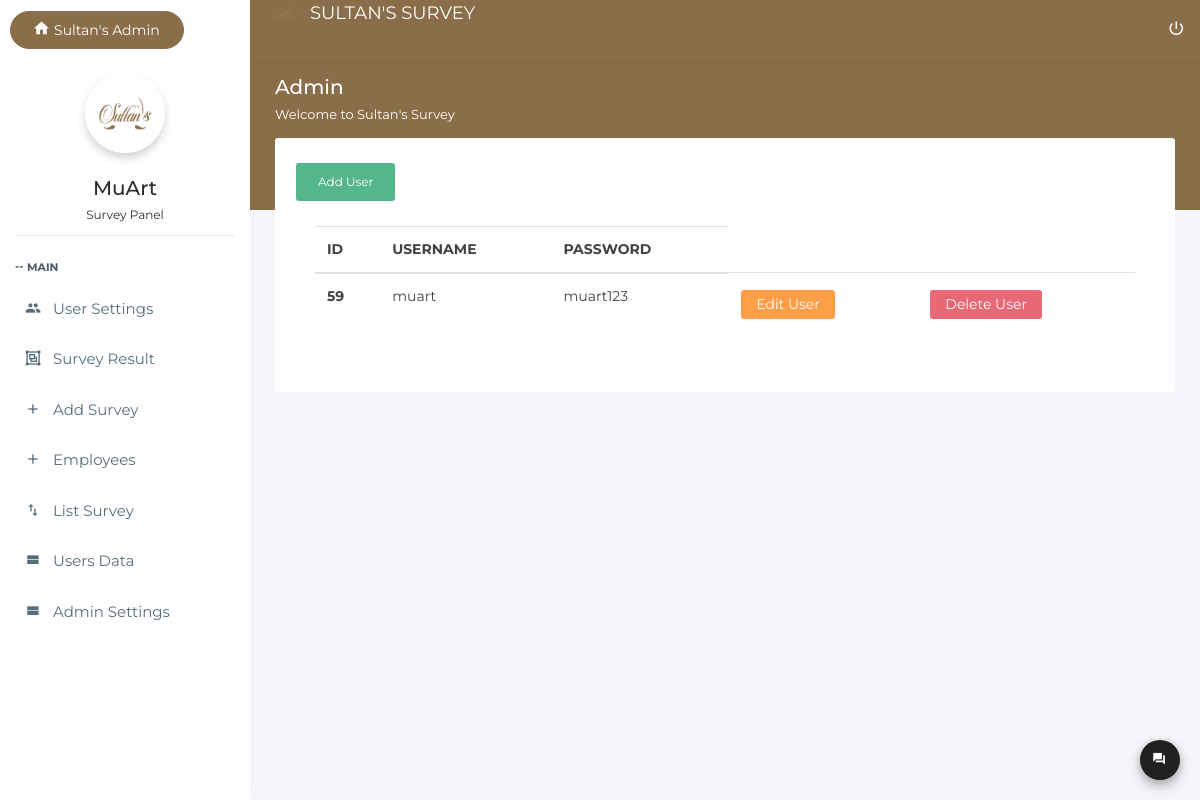
Page /admin/users.php (signed in) on the committed database.
### tables this page shows
CREATE TABLE `users` (
  `user_id` int(11) NOT NULL,
  `user_branch1` varchar(250) NOT NULL,
  `user_branch2` varchar(500) NOT NULL,
  `user_fullname` varchar(500) NOT NULL,
  `user_phone` varchar(500) NOT NULL,
  `user_email` varchar(250) NOT NULL,
  `user_password` varchar(250) NOT NULL,
  `user_country` varchar(250) NOT NULL
);

### admin/users.php (the view)
<?php include "header.php";?>
          <a href="add-user.php" class="btn btn-success">Add User</a>
                        <div class="body table-responsive">
                            <table class="table">
                                <thead>
                                <tr>
                                    <th>ID</th>
                                    <th>USERNAME</th>
                                    <th>PASSWORD</th>
                                </tr>
                                </thead>
                                <tbody>
                                <?php
                                $query = $db->query("SELECT * FROM users", PDO::FETCH_ASSOC);
                                if($query->rowCount()){
                                    foreach ($query as $row)
                                    { ?>
                                        <tr>
                                    <th scope="row"><?= $row['user_id']; ?></th>
                                            <td><?= $row['user_email']; ?></td>
                                            <td><?= $row['user_password']; ?></td>
                                            <td> <a href="edit-user.php?id=<?= $row['user_id']; ?>" class="btn btn-warning btn-sm" value="edit" >Edit User</a></td>
                                            <td>  <a href="delete-user.php?id=<?= $row['user_id']; ?>" class="btn btn-danger btn-sm" name="delete">Delete User</a></td>
                                </tr>
                                   <?php
                                    }
                                }
                                ?>
                                </tbody>
                            </table>
                        </div>
                <?php include "footer.php";?>

### rows in the picture
users: user_id "59", user_email "muart", user_password "muart123"
